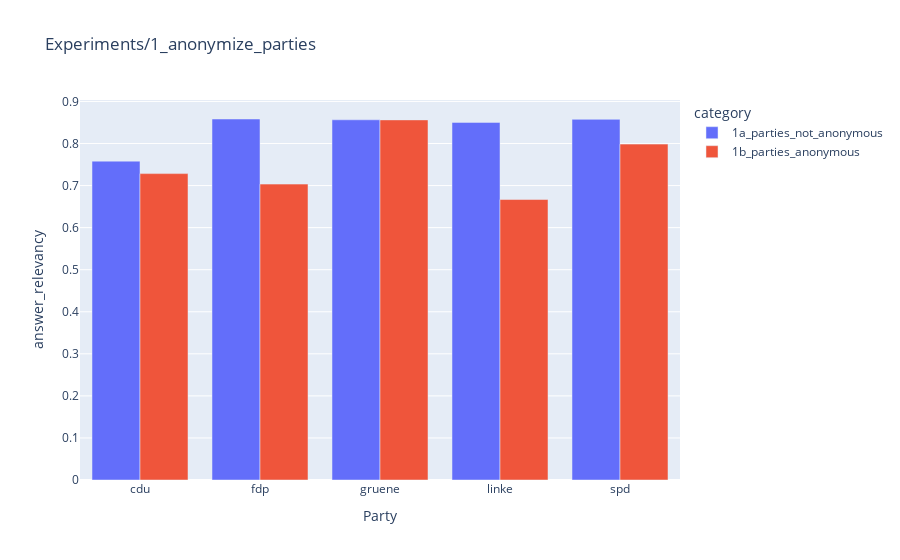

Notebook code cell kept with this figure:
### Code cell
metric_id = 0
df_plot = pd.DataFrame()
for file_name in metrics_files:
    df = pd.read_csv(file_name, header=[0, 1], index_col=[0, 1])
    metrics = list(set(df.columns.get_level_values(0)))
    experiment_run = "_".join(os.path.basename(file_name).split("_")[1:]).split(".")[0]
    df_plot[experiment_run] = df[metrics[metric_id]].mean(axis=0)


df = pd.DataFrame(df_plot).reset_index().rename(columns={"index": "party"})
df_melted = df.melt(id_vars=["party"], var_name="category", value_name="value")
print(df_melted.groupby("category")["value"].mean())
px.bar(
    df_melted,
    x="party",
    y="value",
    color="category",
    barmode="group",
    labels={"value": metrics[metric_id], "party": "Party"},
    title=f"{experiment}",
)

### Figure 1 — Plotly figure (JSON) as saved in the notebook; plotly's stock layout.template omitted (floating-point values rounded to 4 significant figures)
{"data": [{"alignmentgroup": "True", "hovertemplate": "category=1a_parties_not_anonymous<br>Party=%{x}<br>answer_relevancy=%{y}<extra></extra>", "legendgroup": "1a_parties_not_anonymous", "marker": {"color": "#636efa", "pattern": {"shape": ""}}, "name": "1a_parties_not_anonymous", "offsetgroup": "1a_parties_not_anonymous", "orientation": "v", "showlegend": true, "textposition": "auto", "type": "bar", "x": ["cdu", "fdp", "gruene", "linke", "spd"], "xaxis": "x", "y": [0.7581, 0.8583, 0.8564, 0.8503, 0.8575], "yaxis": "y"}, {"alignmentgroup": "True", "hovertemplate": "category=1b_parties_anonymous<br>Party=%{x}<br>answer_relevancy=%{y}<extra></extra>", "legendgroup": "1b_parties_anonymous", "marker": {"color": "#EF553B", "pattern": {"shape": ""}}, "name": "1b_parties_anonymous", "offsetgroup": "1b_parties_anonymous", "orientation": "v", "showlegend": true, "textposition": "auto", "type": "bar", "x": ["cdu", "fdp", "gruene", "linke", "spd"], "xaxis": "x", "y": [0.7285, 0.7035, 0.8562, 0.6669, 0.7986], "yaxis": "y"}], "layout": {"barmode": "group", "legend": {"title": {"text": "category"}, "tracegroupgap": 0}, "title": {"text": "Experiments/1_anonymize_parties"}, "xaxis": {"anchor": "y", "domain": [0, 1], "title": {"text": "Party"}}, "yaxis": {"anchor": "x", "domain": [0, 1], "title": {"text": "answer_relevancy"}}}}
